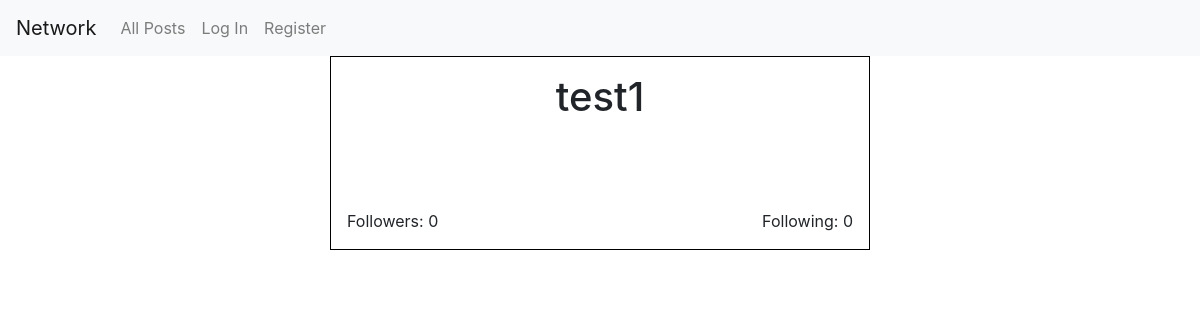
Before: /profile/test1 with the older database file.
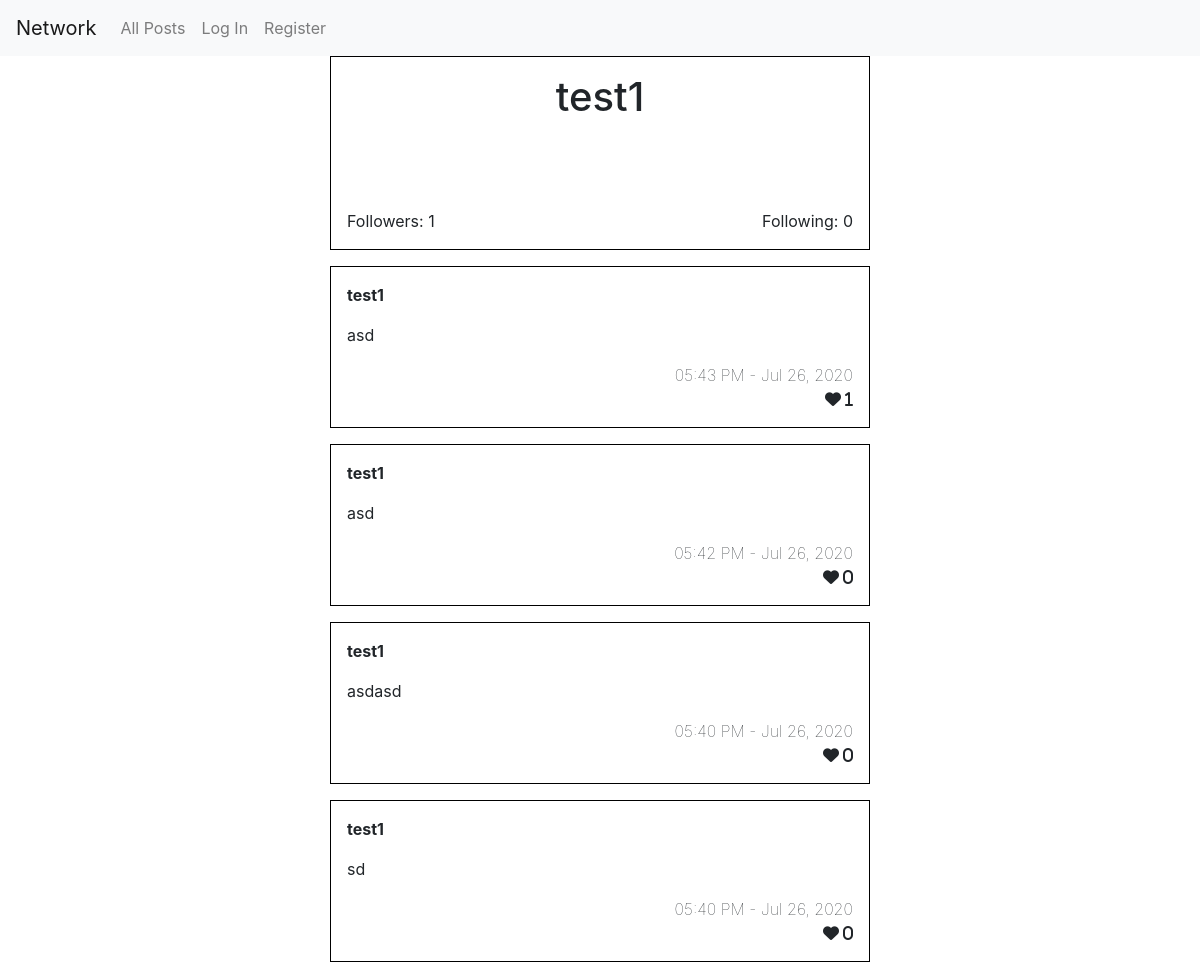
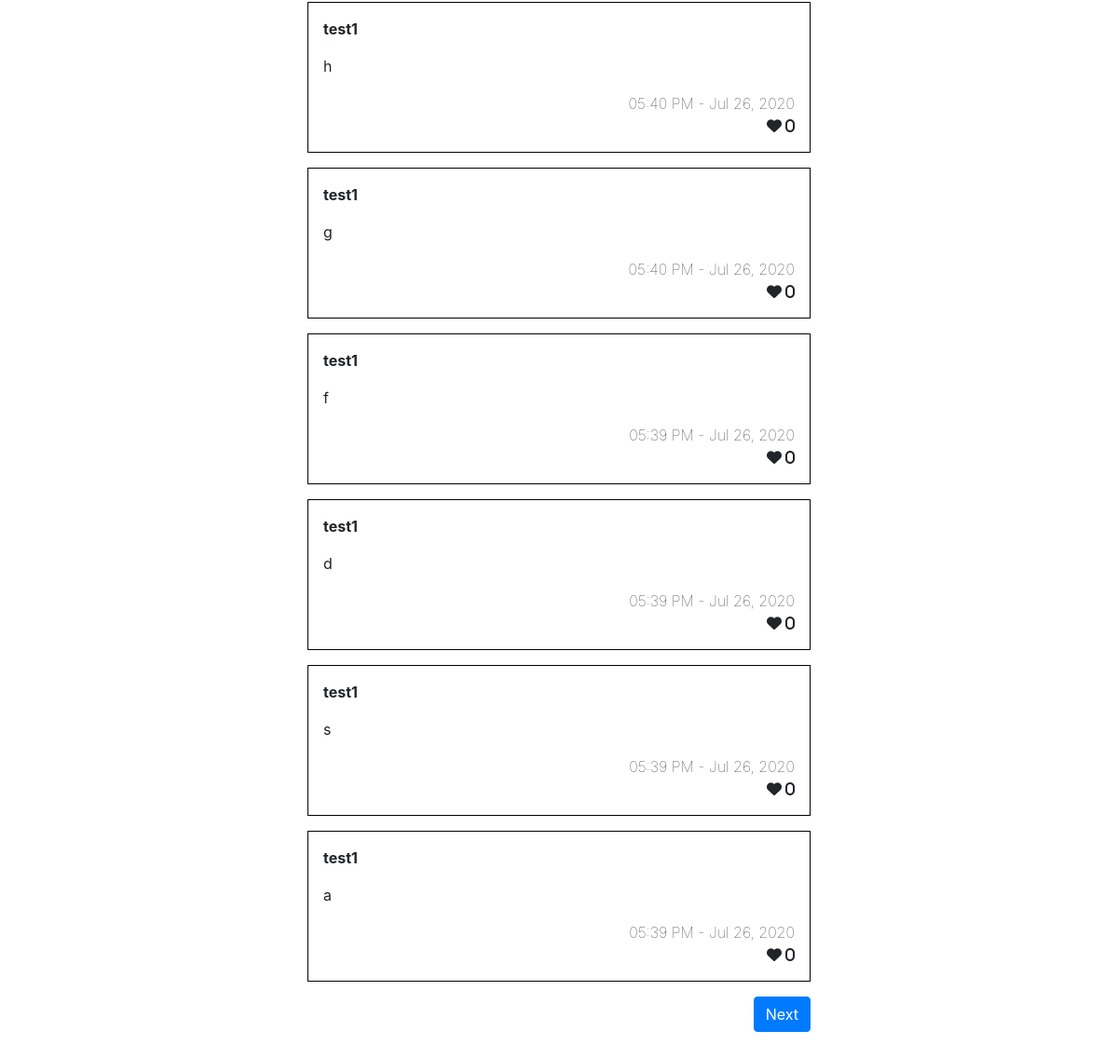
After: the same page with the newer database file (2 pictures, top to bottom).
### network/models.py (models this page shows)
class User(AbstractUser):
    followers = models.ManyToManyField('self', blank=True, symmetrical=False, related_name="followersList")
    following = models.ManyToManyField('self', blank=True, symmetrical=False, related_name="followingList")

class Post(models.Model):
    id = models.AutoField(primary_key=True)
    poster = models.CharField(max_length=64)
    content = models.TextField()
    time = models.DateTimeField()
    likes = models.IntegerField(default=0)
    liked = models.ManyToManyField(User, blank=True)
    def serialize(self):
        return {
            "poster": self.poster,
            "content": self.content,
            "time": self.time.strftime("%I:%M %p - %b %d, %Y"),
            "likes": self.likes,
            "id": self.id,
            "liked": self.liked
        }

### network/views.py (the view)
# urls.py: path("profile/<str:username>", views.profile, name="profile"),
@csrf_exempt
def profile(request, username):
    try:
        userObj = User.objects.get(username=username)
    except User.DoesNotExist:
        return JsonResponse({"error": "User not found."}, status=404)
    if request.user.is_authenticated:
        loggedIn = True
    else:
        loggedIn = False
    currentUser = request.user.get_username()
    if userObj.followers.filter(username=currentUser).exists():
        buttonVal = "Unfollow"
    else:
        buttonVal = "Follow"
    if username == currentUser:
        showButton = False
    else:
        showButton = True
    followers = userObj.followers.all().count()
    following = userObj.following.all().count()
    postList = Post.objects.filter(poster=username)
    postList = postList.order_by("-time").all()
    postList = [post.serialize for post in postList]
    page = request.GET.get('p', 1)
    paginateList = Paginator(postList,10)
    postList = paginateList.page(page)
    return render(request, "network/profile.html", {
        "userObj": userObj,
        "followers": followers,
        "following": following,
        "loggedIn": loggedIn,
        "currentUser": currentUser,
        "buttonVal": buttonVal,
        "showButton": showButton,
        "postList": postList
    })

### network/templates/network/profile.html (shortened to what this page needs)
{% extends "network/layout.html" %}
{% block body %}
    <div class="row">
        <div class="col-md-6 offset-md-3">
            <div class="box">
                <h1 class="pad-bottom">{{ userObj.username }}</h1>
                <div class="row">
                    <div class="col text-left">
                        Followers: {{ followers }}
                    </div>
                    <div class="col">
                    </div>
                    <div class="col text-right">
                        Following: {{ following }}
                    </div>
                </div>
            </div>
            {% for each  in postList %}
            <div class ="box">
                <div class="row poster">
                    <div class="col text-left">
                        {{ each.poster }}
                    </div>
                </div>
                <div class="row">
                    <div class="col text-left content">
                        <div class="content">
                            {{ each.content }}
                        </div>
                    </div>
                </div>
                <div class="row">
                    <div class="col text-right timestamp">
                        {{ each.time }}
                    </div>
                </div>
                <div class="row">
                    <div class="col text-left">
                    </div>
                    <div class="col text-right">
                        <i class="fa fa-heart" data-user="{{ currentUser }}" data-postNumber={{ each.id }}> {{ each.likes }}</i>
                    </div>
                </div>
            </div>
            {% endfor %}
            {% if postList.has_other_pages %}
            <div class="row pad-bottom">
                <div class ="col text-left">
                </div>
                <div class ="col text-right">
                    {% if postList.has_next %}
                    <a href="?p={{ postList.next_page_number }}" class= "btn btn-primary">Next</a>
                    {% endif %}
                </div>
            </div>
            {% endif %}
        </div>
    </div>
{% endblock %}

### network/templates/network/layout.html (shortened to what this page needs)
{% load static %}
<!DOCTYPE html>
<html lang="en">
    <head>
        <link rel="stylesheet" href="https://stackpath.bootstrapcdn.com/bootstrap/4.4.1/css/bootstrap.min.css">
        <link href="{% static 'network/styles.css' %}" rel="stylesheet">
    </head>
    <body>
        <nav class="navbar navbar-expand-lg navbar-light bg-light">
            <a class="navbar-brand" href="#">Network</a>
            <div>
              <ul class="navbar-nav mr-auto">
                <li class="nav-item">
                  <a class="nav-link" href="{% url 'allPost' %}">All Posts</a>
                </li>
                {% if user.is_authenticated %}
                    <li class="nav-item">
                        <a class="nav-link" href="{% url 'following' %}">Following</a>
                    </li>
                    <li class="nav-item">
                        <a class="nav-link" href="{% url 'logout' %}">Log Out</a>
                    </li>
                {% else %}
                    <li class="nav-item">
                        <a class="nav-link" href="{% url 'login' %}">Log In</a>
                    </li>
                    <li class="nav-item">
                        <a class="nav-link" href="{% url 'register' %}">Register</a>
                    </li>
                {% endif %}
              </ul>
            </div>
          </nav>
        <div class="container">
            {% block body %}
            {% endblock %}
        </div>
    </body>
</html>

### network/static/network/styles.css (style rules this page uses)
.container { text-align: center; }
.box { border: 1px solid black; padding: 1em; margin-bottom: 1em; }
.timestamp { margin-top: 1em; font-weight: lighter; }
.poster { font-weight: bold; margin-bottom: 1em; }
.pad-bottom { padding-bottom: 2em; }

Changed rows visible on the page:
added Post: poster "test1", content "asd", time "05:43 PM - Jul 26, 2020", likes "1"
added Post: poster "test1", content "asd", time "05:42 PM - Jul 26, 2020", likes "0"
added Post: poster "test1", content "asdasd", time "05:40 PM - Jul 26, 2020", likes "0"
added Post: poster "test1", content "sd", time "05:40 PM - Jul 26, 2020", likes "0"
added Post: poster "test1", content "h", time "05:40 PM - Jul 26, 2020", likes "0"
added Post: poster "test1", content "g", time "05:40 PM - Jul 26, 2020", likes "0"
added Post: poster "test1", content "f", time "05:39 PM - Jul 26, 2020", likes "0"
added Post: poster "test1", content "d", time "05:39 PM - Jul 26, 2020", likes "0"
added Post: poster "test1", content "s", time "05:39 PM - Jul 26, 2020", likes "0"
added Post: poster "test1", content "a", time "05:39 PM - Jul 26, 2020", likes "0"
Other visible differences:
{{ followers }}: "0" → "1"
text now shown: "Next"
